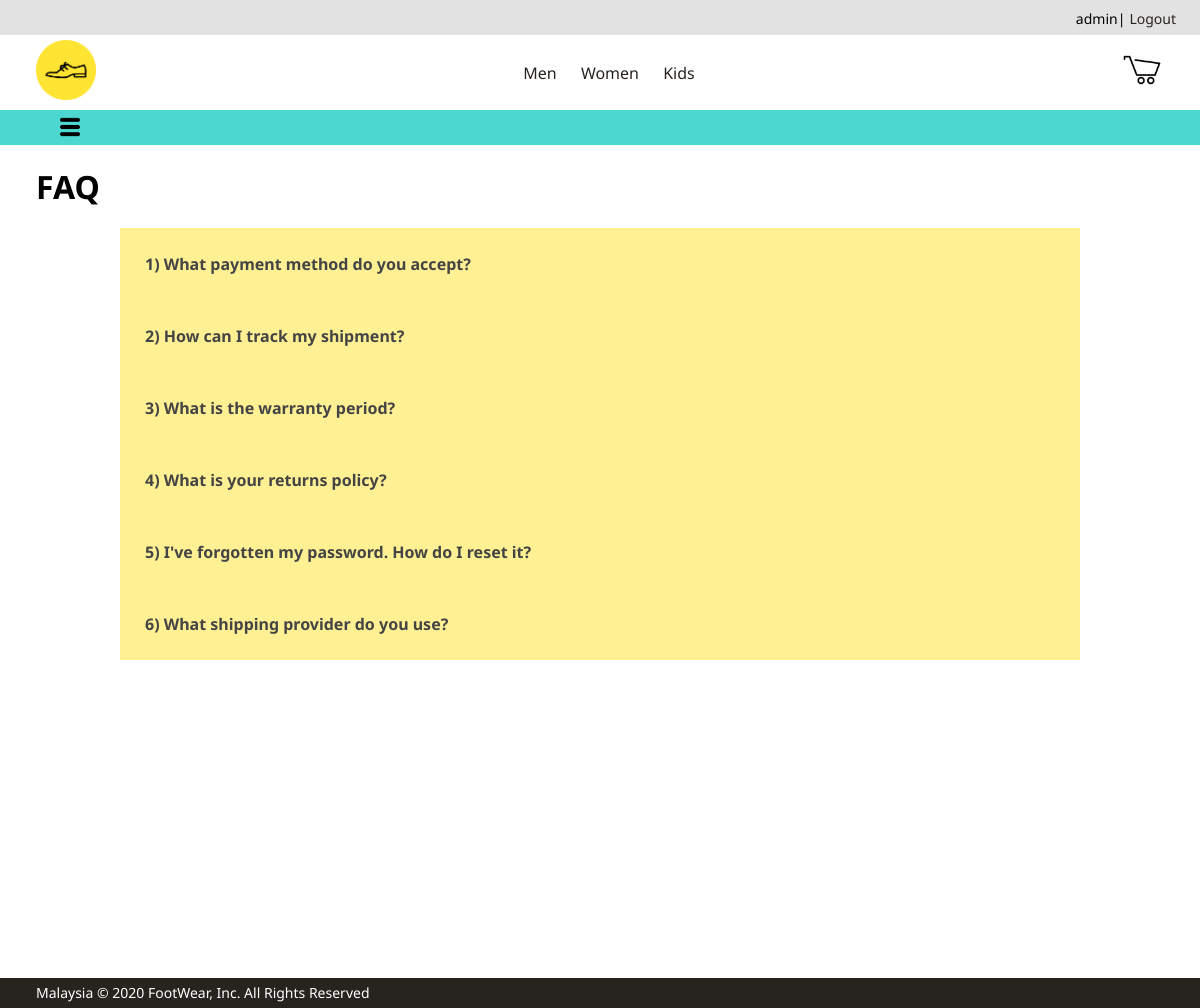
The app's page /faq.php (signed in) with its own data.
### tables this page shows
CREATE TABLE IF NOT EXISTS `faq` (
  `fid` varchar(3) NOT NULL,
  `question` varchar(500) NOT NULL,
  `answer` varchar(500) NOT NULL,
  PRIMARY KEY (`fid`)
);

### faq.php (the view, shortened to what this page needs)
<!DOCTYPE html>
<html lang="en">
<head>
  <link rel="stylesheet" href="./styles/components.css">
  <link rel="stylesheet" href="./styles/faq.css">
</head>
<body>
  <?php include "./component/header.php"; ?>
  <?php include "./component/navigator.php"; ?>
  <div class="faq_main">
    <h1>FAQ</h1>
  </div>
  <div class="faqWrapper">
    <?php
      $conn = mysqli_connect('localhost', 'root', '', 'data');
      $sql = mysqli_query($conn, "SELECT question,answer FROM faq");
      $i =1;
      foreach($sql as $row) {
        echo '<div class="faq">', $i , ") ",$row['question'], '</div>';
        $i++;
      }
    ?>
  </div>
  <?php include "./component/footer.php"; ?>
</body>
</html>

### styles/components.css (style rules this page uses)
:root { --smaller: 14px; --small: 16px; --medium: 20px; --large: 24px; --yellow: #FEF093; --black: #27231F; --grey: #E2E2E2; --blue: #4CD7D0; --pink: #FECCC8; --spacing: 0 38px 0 36px; }
* { box-sizing: border-box; margin: 0; padding: 0; font-family: 'PT Sans', Helvetica, Arial, sans-serif; }
html { height: 100%; }
body { min-width: 700px; min-height: 100%; }
div { display: block; }

### styles/faq.css (style rules this page uses)
.faq_main h1 { padding: var(--spacing); margin-top: 20px; margin-bottom: 20px; }
.faq { font-weight: bold; background-color: var(--yellow); color: #444; cursor: pointer; margin: auto; padding: 25px; width: 80%; text-align: left; outline: none; }
.faqWrapper { min-height: 700px; }

### styles/login.css (style rules this page uses)
* { font-family: 'Noto Sans', sans-serif; }

### records on screen
faq: question "What payment method do you accept?"
faq: question "How can I track my shipment?"
faq: question "What is the warranty period?"
faq: question "What is your returns policy?"
faq: question "I've forgotten my password. How do I reset it?"
faq: question "What shipping provider do you use?"

### other values on screen
$_SESSION["name"] "admin"
